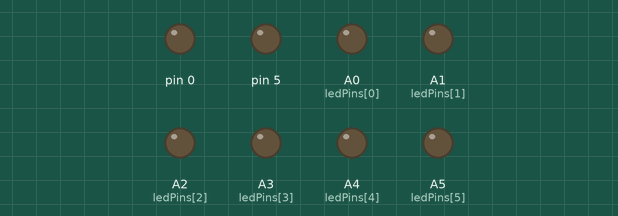
Bench run of a sketch on a simulated Arduino Uno, built with avr-gcc and run on an emulated ATmega328P. On the bench: output pins drawn as LEDs (lit = HIGH).

Above: at 0.1 s.
At 4.1 s:
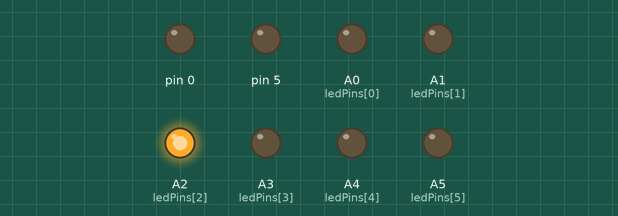
At 9.1 s:
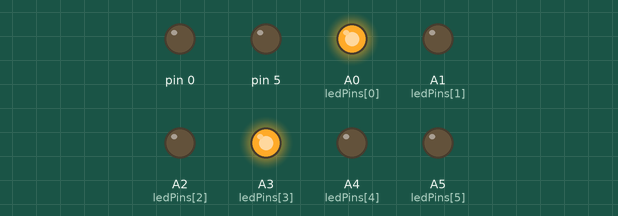
At 19.1 s:
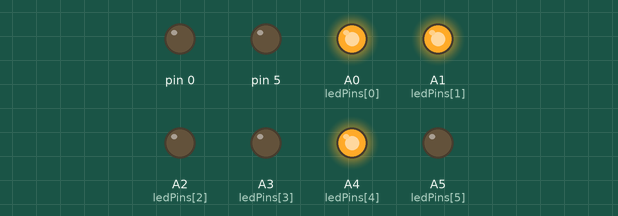
At 29.1 s:
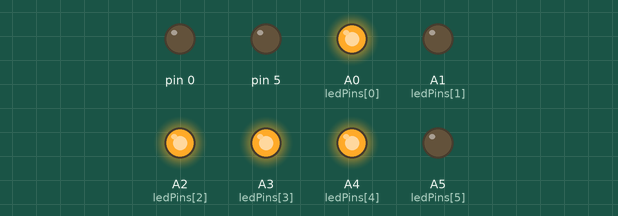
At 39.1 s:
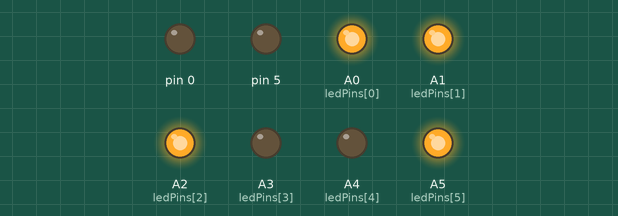
Timing chart, 0 to 40.0 s (numbered marks = the images above):
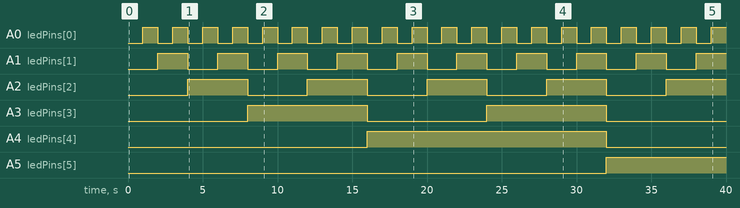

The sketch:

BinaryTimer.ino
```cpp
/*6-bit Binary Timer

  This program uses the 6 outputs of the Magnolia board to control six
  LEDs that represent the elapsed time in binary.

*/

/*The pins the LEDs are connected to--for the binary timer, the least significant bit is first.*/
const int ledPins[6] = { A0, A1, A2, A3, A4, A5 };

void setup()
{
  for(int i = 0; i < sizeof(ledPins); i++) {
    /*Initialize each pin to output*/
    pinMode(ledPins[i], OUTPUT);
  }
}

int time = 0;

void loop()
{
   for(int i = 0; i < sizeof(ledPins); i++) {
    /*If time has is 1 in the i'th bit*/
    if(time & (1 << i)) {
      /*turn the i'th LED on*/
      digitalWrite(ledPins[i], HIGH);
    } else {
      /*turn the i'th LED off*/
      digitalWrite(ledPins[i], LOW);
    }
  }
  /*Wait one second*/
  delay(1000);

  /*Increment time*/
  time++;
}
```

Measured:
- by itself, A0 (ledPins[0]): alternates HIGH for 1.0 s and LOW for 1.0 s
- by itself, A1 (ledPins[1]): alternates HIGH for 2.0 s and LOW for 2.0 s
- by itself, A2 (ledPins[2]): alternates HIGH for 4.0 s and LOW for 4.0 s
- by itself, A3 (ledPins[3]): alternates HIGH for 8.0 s and LOW for 8.0 s
- by itself, A4 (ledPins[4]): LOW → HIGH at 16.0 s, → LOW 16.0 s later
- by itself, A5 (ledPins[5]): LOW → HIGH at 32.0 s
